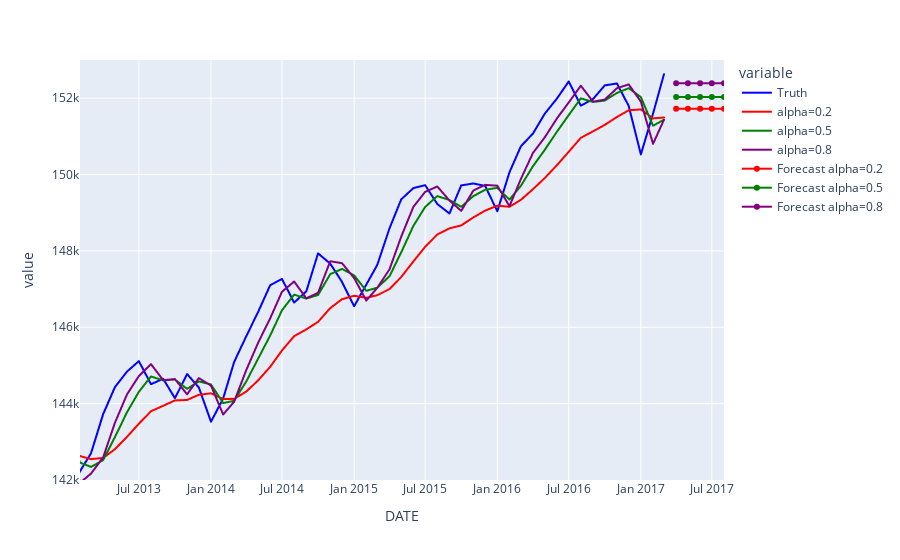

Here is the notebook cell this chart was saved with:
### Code cell
import plotly.graph_objects as go

# Plotting our data

smoothData = pd.DataFrame([employment.values, alpha020.fittedvalues.values,  alpha050.fittedvalues.values,  alpha080.fittedvalues.values]).T
smoothData.columns = ['Truth', 'alpha=0.2', 'alpha=0.5', 'alpha=0.8']
smoothData.index = employment.index

fig = px.line(smoothData, y = ['Truth', 'alpha=0.2', 'alpha=0.5', 'alpha=0.8'], 
        x = smoothData.index,
        color_discrete_map={"Truth": 'blue',
                           'alpha=0.2': 'red', 
                            'alpha=0.5':'green', 
                            'alpha=0.8':'purple'}
       )

fig.update_xaxes(range=[smoothData.index[-50], forecast020.index[-1]])
fig.update_yaxes(range=[142000, 153000])


# Incorporating the Forecasts

fig.add_trace(go.Scatter(x=forecast020.index, y = forecast020.values, name='Forecast alpha=0.2', line={'color':'red'}))
fig.add_trace(go.Scatter(x=forecast050.index, y = forecast050.values, name='Forecast alpha=0.5', line={'color':'green'}))
fig.add_trace(go.Scatter(x=forecast080.index, y = forecast080.values, name='Forecast alpha=0.8', line={'color':'purple'}))

### Figure 1 — Plotly figure (JSON) as saved in the notebook; plotly's stock layout.template omitted (floating-point values rounded to 4 significant figures; data arrays with more than 128 entries replaced by an {"elided": "..."} marker saying what was removed)
{"data": [{"hovertemplate": "variable=Truth<br>DATE=%{x}<br>value=%{y}<extra></extra>", "legendgroup": "Truth", "line": {"color": "blue", "dash": "solid"}, "marker": {"symbol": "circle"}, "mode": "lines", "name": "Truth", "showlegend": true, "type": "scattergl", "x": {"elided": "831 str values"}, "xaxis": "x", "y": {"elided": "831 int values"}, "yaxis": "y"}, {"hovertemplate": "variable=alpha=0.2<br>DATE=%{x}<br>value=%{y}<extra></extra>", "legendgroup": "alpha=0.2", "line": {"color": "red", "dash": "solid"}, "marker": {"symbol": "circle"}, "mode": "lines", "name": "alpha=0.2", "showlegend": true, "type": "scattergl", "x": {"elided": "831 str values"}, "xaxis": "x", "y": {"elided": "831 float values"}, "yaxis": "y"}, {"hovertemplate": "variable=alpha=0.5<br>DATE=%{x}<br>value=%{y}<extra></extra>", "legendgroup": "alpha=0.5", "line": {"color": "green", "dash": "solid"}, "marker": {"symbol": "circle"}, "mode": "lines", "name": "alpha=0.5", "showlegend": true, "type": "scattergl", "x": {"elided": "831 str values"}, "xaxis": "x", "y": {"elided": "831 float values"}, "yaxis": "y"}, {"hovertemplate": "variable=alpha=0.8<br>DATE=%{x}<br>value=%{y}<extra></extra>", "legendgroup": "alpha=0.8", "line": {"color": "purple", "dash": "solid"}, "marker": {"symbol": "circle"}, "mode": "lines", "name": "alpha=0.8", "showlegend": true, "type": "scattergl", "x": {"elided": "831 str values"}, "xaxis": "x", "y": {"elided": "831 float values"}, "yaxis": "y"}, {"line": {"color": "red"}, "name": "Forecast alpha=0.2", "type": "scatter", "x": ["2017-04-01T00:00:00", "2017-05-01T00:00:00", "2017-06-01T00:00:00", "2017-07-01T00:00:00", "2017-08-01T00:00:00"], "y": [151700.0, 151700.0, 151700.0, 151700.0, 151700.0]}, {"line": {"color": "green"}, "name": "Forecast alpha=0.5", "type": "scatter", "x": ["2017-04-01T00:00:00", "2017-05-01T00:00:00", "2017-06-01T00:00:00", "2017-07-01T00:00:00", "2017-08-01T00:00:00"], "y": [152000.0, 152000.0, 152000.0, 152000.0, 152000.0]}, {"line": {"color": "purple"}, "name": "Forecast alpha=0.8", "type": "scatter", "x": ["2017-04-01T00:00:00", "2017-05-01T00:00:00", "2017-06-01T00:00:00", "2017-07-01T00:00:00", "2017-08-01T00:00:00"], "y": [152400.0, 152400.0, 152400.0, 152400.0, 152400.0]}], "layout": {"legend": {"title": {"text": "variable"}, "tracegroupgap": 0}, "margin": {"t": 60}, "xaxis": {"anchor": "y", "domain": [0, 1], "range": ["2013-02-01T00:00:00", "2017-08-01T00:00:00"], "title": {"text": "DATE"}}, "yaxis": {"anchor": "x", "domain": [0, 1], "range": [142000, 153000], "title": {"text": "value"}}}}
